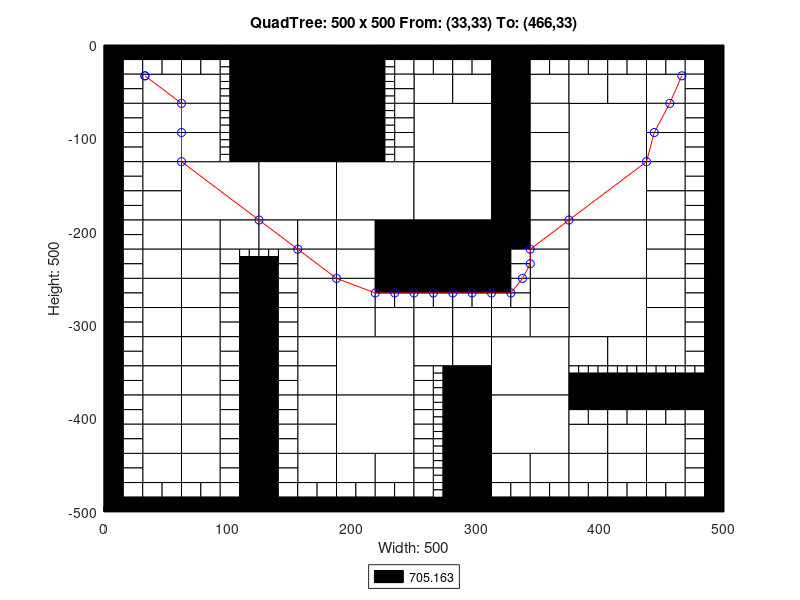

Source code (MATLAB):
axis([0 500 -500 0]);
title('QuadTree: 500 x 500 From: (33,33) To: (466,33)');
xlabel('Width: 500');
ylabel('Height: 500');
rectangle('Position',[125 -62.5 62.5 62.5], 'FaceColor',[0 0 0]);
rectangle('Position',[125 -125 62.5 62.5], 'FaceColor',[0 0 0]);
rectangle('Position',[62.5 -187.5 62.5 62.5], 'FaceColor',[1 1 1]);
rectangle('Position',[125 -187.5 62.5 62.5], 'FaceColor',[1 1 1]);
rectangle('Position',[187.5 -187.5 62.5 62.5], 'FaceColor',[1 1 1]);
rectangle('Position',[250 -125 62.5 62.5], 'FaceColor',[1 1 1]);
rectangle('Position',[375 -125 62.5 62.5], 'FaceColor',[1 1 1]);
rectangle('Position',[250 -187.5 62.5 62.5], 'FaceColor',[1 1 1]);
rectangle('Position',[250 -250 62.5 62.5], 'FaceColor',[0 0 0]);
rectangle('Position',[375 -187.5 62.5 62.5], 'FaceColor',[1 1 1]);
rectangle('Position',[375 -250 62.5 62.5], 'FaceColor',[1 1 1]);
rectangle('Position',[187.5 -375 62.5 62.5], 'FaceColor',[1 1 1]);
rectangle('Position',[187.5 -437.5 62.5 62.5], 'FaceColor',[1 1 1]);
rectangle('Position',[312.5 -375 62.5 62.5], 'FaceColor',[1 1 1]);
rectangle('Position',[375 -312.5 62.5 62.5], 'FaceColor',[1 1 1]);
rectangle('Position',[312.5 -437.5 62.5 62.5], 'FaceColor',[1 1 1]);
rectangle('Position',[31.25 -62.5 31.25 31.25], 'FaceColor',[1 1 1]);
rectangle('Position',[62.5 -62.5 31.25 31.25], 'FaceColor',[1 1 1]);
rectangle('Position',[31.25 -93.75 31.25 31.25], 'FaceColor',[1 1 1]);
rectangle('Position',[31.25 -125 31.25 31.25], 'FaceColor',[1 1 1]);
rectangle('Position',[62.5 -93.75 31.25 31.25], 'FaceColor',[1 1 1]);
rectangle('Position',[62.5 -125 31.25 31.25], 'FaceColor',[1 1 1]);
rectangle('Position',[187.5 -31.25 31.25 31.25], 'FaceColor',[0 0 0]);
rectangle('Position',[187.5 -62.5 31.25 31.25], 'FaceColor',[0 0 0]);
rectangle('Position',[187.5 -93.75 31.25 31.25], 'FaceColor',[0 0 0]);
rectangle('Position',[187.5 -125 31.25 31.25], 'FaceColor',[0 0 0]);
rectangle('Position',[31.25 -156.25 31.25 31.25], 'FaceColor',[1 1 1]);
rectangle('Position',[31.25 -187.5 31.25 31.25], 'FaceColor',[1 1 1]);
rectangle('Position',[31.25 -218.75 31.25 31.25], 'FaceColor',[1 1 1]);
rectangle('Position',[31.25 -250 31.25 31.25], 'FaceColor',[1 1 1]);
rectangle('Position',[62.5 -218.75 31.25 31.25], 'FaceColor',[1 1 1]);
rectangle('Position',[93.75 -218.75 31.25 31.25], 'FaceColor',[1 1 1]);
rectangle('Position',[62.5 -250 31.25 31.25], 'FaceColor',[1 1 1]);
rectangle('Position',[125 -218.75 31.25 31.25], 'FaceColor',[1 1 1]);
rectangle('Position',[156.25 -218.75 31.25 31.25], 'FaceColor',[1 1 1]);
rectangle('Position',[156.25 -250 31.25 31.25], 'FaceColor',[1 1 1]);
rectangle('Position',[187.5 -218.75 31.25 31.25], 'FaceColor',[1 1 1]);
rectangle('Position',[218.75 -218.75 31.25 31.25], 'FaceColor',[0 0 0]);
rectangle('Position',[187.5 -250 31.25 31.25], 'FaceColor',[1 1 1]);
rectangle('Position',[218.75 -250 31.25 31.25], 'FaceColor',[0 0 0]);
rectangle('Position',[250 -62.5 31.25 31.25], 'FaceColor',[1 1 1]);
rectangle('Position',[281.25 -62.5 31.25 31.25], 'FaceColor',[1 1 1]);
rectangle('Position',[312.5 -31.25 31.25 31.25], 'FaceColor',[0 0 0]);
rectangle('Position',[312.5 -62.5 31.25 31.25], 'FaceColor',[0 0 0]);
rectangle('Position',[343.75 -62.5 31.25 31.25], 'FaceColor',[1 1 1]);
rectangle('Position',[312.5 -93.75 31.25 31.25], 'FaceColor',[0 0 0]);
rectangle('Position',[343.75 -93.75 31.25 31.25], 'FaceColor',[1 1 1]);
rectangle('Position',[312.5 -125 31.25 31.25], 'FaceColor',[0 0 0]);
rectangle('Position',[343.75 -125 31.25 31.25], 'FaceColor',[1 1 1]);
rectangle('Position',[375 -62.5 31.25 31.25], 'FaceColor',[1 1 1]);
rectangle('Position',[406.25 -62.5 31.25 31.25], 'FaceColor',[1 1 1]);
rectangle('Position',[437.5 -62.5 31.25 31.25], 'FaceColor',[1 1 1]);
rectangle('Position',[437.5 -93.75 31.25 31.25], 'FaceColor',[1 1 1]);
rectangle('Position',[437.5 -125 31.25 31.25], 'FaceColor',[1 1 1]);
rectangle('Position',[312.5 -156.25 31.25 31.25], 'FaceColor',[0 0 0]);
rectangle('Position',[343.75 -156.25 31.25 31.25], 'FaceColor',[1 1 1]);
rectangle('Position',[312.5 -187.5 31.25 31.25], 'FaceColor',[0 0 0]);
rectangle('Position',[343.75 -187.5 31.25 31.25], 'FaceColor',[1 1 1]);
rectangle('Position',[312.5 -218.75 31.25 31.25], 'FaceColor',[0 0 0]);
rectangle('Position',[343.75 -218.75 31.25 31.25], 'FaceColor',[1 1 1]);
rectangle('Position',[343.75 -250 31.25 31.25], 'FaceColor',[1 1 1]);
rectangle('Position',[437.5 -156.25 31.25 31.25], 'FaceColor',[1 1 1]);
rectangle('Position',[437.5 -187.5 31.25 31.25], 'FaceColor',[1 1 1]);
rectangle('Position',[437.5 -218.75 31.25 31.25], 'FaceColor',[1 1 1]);
rectangle('Position',[437.5 -250 31.25 31.25], 'FaceColor',[1 1 1]);
rectangle('Position',[31.25 -281.25 31.25 31.25], 'FaceColor',[1 1 1]);
rectangle('Position',[31.25 -312.5 31.25 31.25], 'FaceColor',[1 1 1]);
rectangle('Position',[62.5 -281.25 31.25 31.25], 'FaceColor',[1 1 1]);
rectangle('Position',[62.5 -312.5 31.25 31.25], 'FaceColor',[1 1 1]);
rectangle('Position',[31.25 -343.75 31.25 31.25], 'FaceColor',[1 1 1]);
rectangle('Position',[31.25 -375 31.25 31.25], 'FaceColor',[1 1 1]);
rectangle('Position',[62.5 -343.75 31.25 31.25], 'FaceColor',[1 1 1]);
rectangle('Position',[62.5 -375 31.25 31.25], 'FaceColor',[1 1 1]);
rectangle('Position',[156.25 -281.25 31.25 31.25], 'FaceColor',[1 1 1]);
rectangle('Position',[156.25 -312.5 31.25 31.25], 'FaceColor',[1 1 1]);
rectangle('Position',[187.5 -281.25 31.25 31.25], 'FaceColor',[1 1 1]);
rectangle('Position',[187.5 -312.5 31.25 31.25], 'FaceColor',[1 1 1]);
rectangle('Position',[218.75 -312.5 31.25 31.25], 'FaceColor',[1 1 1]);
rectangle('Position',[156.25 -343.75 31.25 31.25], 'FaceColor',[1 1 1]);
rectangle('Position',[156.25 -375 31.25 31.25], 'FaceColor',[1 1 1]);
rectangle('Position',[31.25 -406.25 31.25 31.25], 'FaceColor',[1 1 1]);
rectangle('Position',[31.25 -437.5 31.25 31.25], 'FaceColor',[1 1 1]);
rectangle('Position',[62.5 -406.25 31.25 31.25], 'FaceColor',[1 1 1]);
rectangle('Position',[62.5 -437.5 31.25 31.25], 'FaceColor',[1 1 1]);
rectangle('Position',[31.25 -468.75 31.25 31.25], 'FaceColor',[1 1 1]);
rectangle('Position',[62.5 -468.75 31.25 31.25], 'FaceColor',[1 1 1]);
rectangle('Position',[156.25 -406.25 31.25 31.25], 'FaceColor',[1 1 1]);
rectangle('Position',[156.25 -437.5 31.25 31.25], 'FaceColor',[1 1 1]);
rectangle('Position',[156.25 -468.75 31.25 31.25], 'FaceColor',[1 1 1]);
rectangle('Position',[187.5 -468.75 31.25 31.25], 'FaceColor',[1 1 1]);
rectangle('Position',[218.75 -468.75 31.25 31.25], 'FaceColor',[1 1 1]);
rectangle('Position',[250 -312.5 31.25 31.25], 'FaceColor',[1 1 1]);
rectangle('Position',[281.25 -312.5 31.25 31.25], 'FaceColor',[1 1 1]);
rectangle('Position',[343.75 -281.25 31.25 31.25], 'FaceColor',[1 1 1]);
rectangle('Position',[312.5 -312.5 31.25 31.25], 'FaceColor',[1 1 1]);
rectangle('Position',[343.75 -312.5 31.25 31.25], 'FaceColor',[1 1 1]);
rectangle('Position',[250 -343.75 31.25 31.25], 'FaceColor',[1 1 1]);
rectangle('Position',[281.25 -343.75 31.25 31.25], 'FaceColor',[1 1 1]);
rectangle('Position',[281.25 -375 31.25 31.25], 'FaceColor',[0 0 0]);
rectangle('Position',[437.5 -281.25 31.25 31.25], 'FaceColor',[1 1 1]);
rectangle('Position',[437.5 -312.5 31.25 31.25], 'FaceColor',[1 1 1]);
rectangle('Position',[375 -343.75 31.25 31.25], 'FaceColor',[1 1 1]);
rectangle('Position',[406.25 -343.75 31.25 31.25], 'FaceColor',[1 1 1]);
rectangle('Position',[437.5 -343.75 31.25 31.25], 'FaceColor',[1 1 1]);
rectangle('Position',[281.25 -406.25 31.25 31.25], 'FaceColor',[0 0 0]);
rectangle('Position',[281.25 -437.5 31.25 31.25], 'FaceColor',[0 0 0]);
rectangle('Position',[281.25 -468.75 31.25 31.25], 'FaceColor',[0 0 0]);
rectangle('Position',[281.25 -500 31.25 31.25], 'FaceColor',[0 0 0]);
rectangle('Position',[312.5 -468.75 31.25 31.25], 'FaceColor',[1 1 1]);
rectangle('Position',[343.75 -468.75 31.25 31.25], 'FaceColor',[1 1 1]);
rectangle('Position',[375 -437.5 31.25 31.25], 'FaceColor',[1 1 1]);
rectangle('Position',[406.25 -437.5 31.25 31.25], 'FaceColor',[1 1 1]);
rectangle('Position',[437.5 -437.5 31.25 31.25], 'FaceColor',[1 1 1]);
rectangle('Position',[375 -468.75 31.25 31.25], 'FaceColor',[1 1 1]);
rectangle('Position',[406.25 -468.75 31.25 31.25], 'FaceColor',[1 1 1]);
rectangle('Position',[437.5 -468.75 31.25 31.25], 'FaceColor',[1 1 1]);
rectangle('Position',[0 -15.625 15.625 15.625], 'FaceColor',[0 0 0]);
rectangle('Position',[15.625 -15.625 15.625 15.625], 'FaceColor',[0 0 0]);
rectangle('Position',[0 -31.25 15.625 15.625], 'FaceColor',[0 0 0]);
rectangle('Position',[15.625 -31.25 15.625 15.625], 'FaceColor',[1 1 1]);
rectangle('Position',[31.25 -15.625 15.625 15.625], 'FaceColor',[0 0 0]);
rectangle('Position',[46.875 -15.625 15.625 15.625], 'FaceColor',[0 0 0]);
rectangle('Position',[31.25 -31.25 15.625 15.625], 'FaceColor',[1 1 1]);
rectangle('Position',[46.875 -31.25 15.625 15.625], 'FaceColor',[1 1 1]);
rectangle('Position',[0 -46.875 15.625 15.625], 'FaceColor',[0 0 0]);
rectangle('Position',[15.625 -46.875 15.625 15.625], 'FaceColor',[1 1 1]);
rectangle('Position',[0 -62.5 15.625 15.625], 'FaceColor',[0 0 0]);
rectangle('Position',[15.625 -62.5 15.625 15.625], 'FaceColor',[1 1 1]);
rectangle('Position',[62.5 -15.625 15.625 15.625], 'FaceColor',[0 0 0]);
rectangle('Position',[78.125 -15.625 15.625 15.625], 'FaceColor',[0 0 0]);
rectangle('Position',[62.5 -31.25 15.625 15.625], 'FaceColor',[1 1 1]);
rectangle('Position',[78.125 -31.25 15.625 15.625], 'FaceColor',[1 1 1]);
rectangle('Position',[93.75 -15.625 15.625 15.625], 'FaceColor',[0 0 0]);
rectangle('Position',[109.375 -15.625 15.625 15.625], 'FaceColor',[0 0 0]);
rectangle('Position',[109.375 -31.25 15.625 15.625], 'FaceColor',[0 0 0]);
rectangle('Position',[109.375 -46.875 15.625 15.625], 'FaceColor',[0 0 0]);
rectangle('Position',[109.375 -62.5 15.625 15.625], 'FaceColor',[0 0 0]);
rectangle('Position',[0 -78.125 15.625 15.625], 'FaceColor',[0 0 0]);
rectangle('Position',[15.625 -78.125 15.625 15.625], 'FaceColor',[1 1 1]);
rectangle('Position',[0 -93.75 15.625 15.625], 'FaceColor',[0 0 0]);
rectangle('Position',[15.625 -93.75 15.625 15.625], 'FaceColor',[1 1 1]);
rectangle('Position',[0 -109.375 15.625 15.625], 'FaceColor',[0 0 0]);
rectangle('Position',[15.625 -109.375 15.625 15.625], 'FaceColor',[1 1 1]);
rectangle('Position',[0 -125 15.625 15.625], 'FaceColor',[0 0 0]);
rectangle('Position',[15.625 -125 15.625 15.625], 'FaceColor',[1 1 1]);
rectangle('Position',[109.375 -78.125 15.625 15.625], 'FaceColor',[0 0 0]);
rectangle('Position',[109.375 -93.75 15.625 15.625], 'FaceColor',[0 0 0]);
rectangle('Position',[109.375 -109.375 15.625 15.625], 'FaceColor',[0 0 0]);
rectangle('Position',[109.375 -125 15.625 15.625], 'FaceColor',[0 0 0]);
rectangle('Position',[218.75 -15.625 15.625 15.625], 'FaceColor',[0 0 0]);
rectangle('Position',[234.375 -15.625 15.625 15.625], 'FaceColor',[0 0 0]);
rectangle('Position',[234.375 -31.25 15.625 15.625], 'FaceColor',[1 1 1]);
rectangle('Position',[234.375 -46.875 15.625 15.625], 'FaceColor',[1 1 1]);
rectangle('Position',[234.375 -62.5 15.625 15.625], 'FaceColor',[1 1 1]);
rectangle('Position',[234.375 -78.125 15.625 15.625], 'FaceColor',[1 1 1]);
rectangle('Position',[234.375 -93.75 15.625 15.625], 'FaceColor',[1 1 1]);
rectangle('Position',[234.375 -109.375 15.625 15.625], 'FaceColor',[1 1 1]);
rectangle('Position',[234.375 -125 15.625 15.625], 'FaceColor',[1 1 1]);
rectangle('Position',[0 -140.625 15.625 15.625], 'FaceColor',[0 0 0]);
rectangle('Position',[15.625 -140.625 15.625 15.625], 'FaceColor',[1 1 1]);
rectangle('Position',[0 -156.25 15.625 15.625], 'FaceColor',[0 0 0]);
rectangle('Position',[15.625 -156.25 15.625 15.625], 'FaceColor',[1 1 1]);
rectangle('Position',[0 -171.875 15.625 15.625], 'FaceColor',[0 0 0]);
rectangle('Position',[15.625 -171.875 15.625 15.625], 'FaceColor',[1 1 1]);
rectangle('Position',[0 -187.5 15.625 15.625], 'FaceColor',[0 0 0]);
rectangle('Position',[15.625 -187.5 15.625 15.625], 'FaceColor',[1 1 1]);
rectangle('Position',[0 -203.125 15.625 15.625], 'FaceColor',[0 0 0]);
rectangle('Position',[15.625 -203.125 15.625 15.625], 'FaceColor',[1 1 1]);
rectangle('Position',[0 -218.75 15.625 15.625], 'FaceColor',[0 0 0]);
rectangle('Position',[15.625 -218.75 15.625 15.625], 'FaceColor',[1 1 1]);
rectangle('Position',[0 -234.375 15.625 15.625], 'FaceColor',[0 0 0]);
rectangle('Position',[15.625 -234.375 15.625 15.625], 'FaceColor',[1 1 1]);
rectangle('Position',[0 -250 15.625 15.625], 'FaceColor',[0 0 0]);
rectangle('Position',[15.625 -250 15.625 15.625], 'FaceColor',[1 1 1]);
rectangle('Position',[93.75 -234.375 15.625 15.625], 'FaceColor',[1 1 1]);
rectangle('Position',[93.75 -250 15.625 15.625], 'FaceColor',[1 1 1]);
rectangle('Position',[109.375 -250 15.625 15.625], 'FaceColor',[0 0 0]);
rectangle('Position',[140.625 -234.375 15.625 15.625], 'FaceColor',[1 1 1]);
rectangle('Position',[125 -250 15.625 15.625], 'FaceColor',[0 0 0]);
rectangle('Position',[140.625 -250 15.625 15.625], 'FaceColor',[1 1 1]);
rectangle('Position',[250 -15.625 15.625 15.625], 'FaceColor',[0 0 0]);
rectangle('Position',[265.625 -15.625 15.625 15.625], 'FaceColor',[0 0 0]);
rectangle('Position',[250 -31.25 15.625 15.625], 'FaceColor',[1 1 1]);
rectangle('Position',[265.625 -31.25 15.625 15.625], 'FaceColor',[1 1 1]);
rectangle('Position',[281.25 -15.625 15.625 15.625], 'FaceColor',[0 0 0]);
rectangle('Position',[296.875 -15.625 15.625 15.625], 'FaceColor',[0 0 0]);
rectangle('Position',[281.25 -31.25 15.625 15.625], 'FaceColor',[1 1 1]);
rectangle('Position',[296.875 -31.25 15.625 15.625], 'FaceColor',[1 1 1]);
rectangle('Position',[343.75 -15.625 15.625 15.625], 'FaceColor',[0 0 0]);
rectangle('Position',[359.375 -15.625 15.625 15.625], 'FaceColor',[0 0 0]);
rectangle('Position',[343.75 -31.25 15.625 15.625], 'FaceColor',[1 1 1]);
rectangle('Position',[359.375 -31.25 15.625 15.625], 'FaceColor',[1 1 1]);
rectangle('Position',[375 -15.625 15.625 15.625], 'FaceColor',[0 0 0]);
rectangle('Position',[390.625 -15.625 15.625 15.625], 'FaceColor',[0 0 0]);
rectangle('Position',[375 -31.25 15.625 15.625], 'FaceColor',[1 1 1]);
rectangle('Position',[390.625 -31.25 15.625 15.625], 'FaceColor',[1 1 1]);
rectangle('Position',[406.25 -15.625 15.625 15.625], 'FaceColor',[0 0 0]);
rectangle('Position',[421.875 -15.625 15.625 15.625], 'FaceColor',[0 0 0]);
rectangle('Position',[406.25 -31.25 15.625 15.625], 'FaceColor',[1 1 1]);
rectangle('Position',[421.875 -31.25 15.625 15.625], 'FaceColor',[1 1 1]);
rectangle('Position',[437.5 -15.625 15.625 15.625], 'FaceColor',[0 0 0]);
rectangle('Position',[453.125 -15.625 15.625 15.625], 'FaceColor',[0 0 0]);
rectangle('Position',[437.5 -31.25 15.625 15.625], 'FaceColor',[1 1 1]);
rectangle('Position',[453.125 -31.25 15.625 15.625], 'FaceColor',[1 1 1]);
rectangle('Position',[468.75 -15.625 15.625 15.625], 'FaceColor',[0 0 0]);
rectangle('Position',[484.375 -15.625 15.625 15.625], 'FaceColor',[0 0 0]);
rectangle('Position',[468.75 -31.25 15.625 15.625], 'FaceColor',[1 1 1]);
rectangle('Position',[484.375 -31.25 15.625 15.625], 'FaceColor',[0 0 0]);
rectangle('Position',[468.75 -46.875 15.625 15.625], 'FaceColor',[1 1 1]);
rectangle('Position',[484.375 -46.875 15.625 15.625], 'FaceColor',[0 0 0]);
rectangle('Position',[468.75 -62.5 15.625 15.625], 'FaceColor',[1 1 1]);
rectangle('Position',[484.375 -62.5 15.625 15.625], 'FaceColor',[0 0 0]);
rectangle('Position',[468.75 -78.125 15.625 15.625], 'FaceColor',[1 1 1]);
rectangle('Position',[484.375 -78.125 15.625 15.625], 'FaceColor',[0 0 0]);
rectangle('Position',[468.75 -93.75 15.625 15.625], 'FaceColor',[1 1 1]);
rectangle('Position',[484.375 -93.75 15.625 15.625], 'FaceColor',[0 0 0]);
rectangle('Position',[468.75 -109.375 15.625 15.625], 'FaceColor',[1 1 1]);
rectangle('Position',[484.375 -109.375 15.625 15.625], 'FaceColor',[0 0 0]);
rectangle('Position',[468.75 -125 15.625 15.625], 'FaceColor',[1 1 1]);
rectangle('Position',[484.375 -125 15.625 15.625], 'FaceColor',[0 0 0]);
rectangle('Position',[312.5 -234.375 15.625 15.625], 'FaceColor',[0 0 0]);
rectangle('Position',[328.125 -234.375 15.625 15.625], 'FaceColor',[1 1 1]);
rectangle('Position',[312.5 -250 15.625 15.625], 'FaceColor',[0 0 0]);
rectangle('Position',[328.125 -250 15.625 15.625], 'FaceColor',[1 1 1]);
rectangle('Position',[468.75 -140.625 15.625 15.625], 'FaceColor',[1 1 1]);
rectangle('Position',[484.375 -140.625 15.625 15.625], 'FaceColor',[0 0 0]);
rectangle('Position',[468.75 -156.25 15.625 15.625], 'FaceColor',[1 1 1]);
rectangle('Position',[484.375 -156.25 15.625 15.625], 'FaceColor',[0 0 0]);
rectangle('Position',[468.75 -171.875 15.625 15.625], 'FaceColor',[1 1 1]);
rectangle('Position',[484.375 -171.875 15.625 15.625], 'FaceColor',[0 0 0]);
rectangle('Position',[468.75 -187.5 15.625 15.625], 'FaceColor',[1 1 1]);
rectangle('Position',[484.375 -187.5 15.625 15.625], 'FaceColor',[0 0 0]);
rectangle('Position',[468.75 -203.125 15.625 15.625], 'FaceColor',[1 1 1]);
rectangle('Position',[484.375 -203.125 15.625 15.625], 'FaceColor',[0 0 0]);
rectangle('Position',[468.75 -218.75 15.625 15.625], 'FaceColor',[1 1 1]);
rectangle('Position',[484.375 -218.75 15.625 15.625], 'FaceColor',[0 0 0]);
rectangle('Position',[468.75 -234.375 15.625 15.625], 'FaceColor',[1 1 1]);
rectangle('Position',[484.375 -234.375 15.625 15.625], 'FaceColor',[0 0 0]);
rectangle('Position',[468.75 -250 15.625 15.625], 'FaceColor',[1 1 1]);
rectangle('Position',[484.375 -250 15.625 15.625], 'FaceColor',[0 0 0]);
rectangle('Position',[0 -265.625 15.625 15.625], 'FaceColor',[0 0 0]);
rectangle('Position',[15.625 -265.625 15.625 15.625], 'FaceColor',[1 1 1]);
rectangle('Position',[0 -281.25 15.625 15.625], 'FaceColor',[0 0 0]);
rectangle('Position',[15.625 -281.25 15.625 15.625], 'FaceColor',[1 1 1]);
rectangle('Position',[0 -296.875 15.625 15.625], 'FaceColor',[0 0 0]);
rectangle('Position',[15.625 -296.875 15.625 15.625], 'FaceColor',[1 1 1]);
rectangle('Position',[0 -312.5 15.625 15.625], 'FaceColor',[0 0 0]);
rectangle('Position',[15.625 -312.5 15.625 15.625], 'FaceColor',[1 1 1]);
rectangle('Position',[93.75 -265.625 15.625 15.625], 'FaceColor',[1 1 1]);
rectangle('Position',[109.375 -265.625 15.625 15.625], 'FaceColor',[0 0 0]);
rectangle('Position',[93.75 -281.25 15.625 15.625], 'FaceColor',[1 1 1]);
rectangle('Position',[109.375 -281.25 15.625 15.625], 'FaceColor',[0 0 0]);
rectangle('Position',[93.75 -296.875 15.625 15.625], 'FaceColor',[1 1 1]);
rectangle('Position',[109.375 -296.875 15.625 15.625], 'FaceColor',[0 0 0]);
rectangle('Position',[93.75 -312.5 15.625 15.625], 'FaceColor',[1 1 1]);
rectangle('Position',[109.375 -312.5 15.625 15.625], 'FaceColor',[0 0 0]);
rectangle('Position',[0 -328.125 15.625 15.625], 'FaceColor',[0 0 0]);
rectangle('Position',[15.625 -328.125 15.625 15.625], 'FaceColor',[1 1 1]);
rectangle('Position',[0 -343.75 15.625 15.625], 'FaceColor',[0 0 0]);
rectangle('Position',[15.625 -343.75 15.625 15.625], 'FaceColor',[1 1 1]);
rectangle('Position',[0 -359.375 15.625 15.625], 'FaceColor',[0 0 0]);
rectangle('Position',[15.625 -359.375 15.625 15.625], 'FaceColor',[1 1 1]);
rectangle('Position',[0 -375 15.625 15.625], 'FaceColor',[0 0 0]);
rectangle('Position',[15.625 -375 15.625 15.625], 'FaceColor',[1 1 1]);
rectangle('Position',[93.75 -328.125 15.625 15.625], 'FaceColor',[1 1 1]);
rectangle('Position',[109.375 -328.125 15.625 15.625], 'FaceColor',[0 0 0]);
rectangle('Position',[93.75 -343.75 15.625 15.625], 'FaceColor',[1 1 1]);
rectangle('Position',[109.375 -343.75 15.625 15.625], 'FaceColor',[0 0 0]);
rectangle('Position',[93.75 -359.375 15.625 15.625], 'FaceColor',[1 1 1]);
rectangle('Position',[109.375 -359.375 15.625 15.625], 'FaceColor',[0 0 0]);
rectangle('Position',[93.75 -375 15.625 15.625], 'FaceColor',[1 1 1]);
rectangle('Position',[109.375 -375 15.625 15.625], 'FaceColor',[0 0 0]);
rectangle('Position',[125 -265.625 15.625 15.625], 'FaceColor',[0 0 0]);
rectangle('Position',[140.625 -265.625 15.625 15.625], 'FaceColor',[1 1 1]);
rectangle('Position',[125 -281.25 15.625 15.625], 'FaceColor',[0 0 0]);
rectangle('Position',[140.625 -281.25 15.625 15.625], 'FaceColor',[1 1 1]);
rectangle('Position',[125 -296.875 15.625 15.625], 'FaceColor',[0 0 0]);
rectangle('Position',[140.625 -296.875 15.625 15.625], 'FaceColor',[1 1 1]);
rectangle('Position',[125 -312.5 15.625 15.625], 'FaceColor',[0 0 0]);
rectangle('Position',[140.625 -312.5 15.625 15.625], 'FaceColor',[1 1 1]);
rectangle('Position',[218.75 -265.625 15.625 15.625], 'FaceColor',[0 0 0]);
rectangle('Position',[234.375 -265.625 15.625 15.625], 'FaceColor',[0 0 0]);
rectangle('Position',[218.75 -281.25 15.625 15.625], 'FaceColor',[1 1 1]);
rectangle('Position',[234.375 -281.25 15.625 15.625], 'FaceColor',[1 1 1]);
rectangle('Position',[125 -328.125 15.625 15.625], 'FaceColor',[0 0 0]);
rectangle('Position',[140.625 -328.125 15.625 15.625], 'FaceColor',[1 1 1]);
rectangle('Position',[125 -343.75 15.625 15.625], 'FaceColor',[0 0 0]);
rectangle('Position',[140.625 -343.75 15.625 15.625], 'FaceColor',[1 1 1]);
rectangle('Position',[125 -359.375 15.625 15.625], 'FaceColor',[0 0 0]);
rectangle('Position',[140.625 -359.375 15.625 15.625], 'FaceColor',[1 1 1]);
rectangle('Position',[125 -375 15.625 15.625], 'FaceColor',[0 0 0]);
rectangle('Position',[140.625 -375 15.625 15.625], 'FaceColor',[1 1 1]);
rectangle('Position',[0 -390.625 15.625 15.625], 'FaceColor',[0 0 0]);
rectangle('Position',[15.625 -390.625 15.625 15.625], 'FaceColor',[1 1 1]);
rectangle('Position',[0 -406.25 15.625 15.625], 'FaceColor',[0 0 0]);
rectangle('Position',[15.625 -406.25 15.625 15.625], 'FaceColor',[1 1 1]);
rectangle('Position',[0 -421.875 15.625 15.625], 'FaceColor',[0 0 0]);
rectangle('Position',[15.625 -421.875 15.625 15.625], 'FaceColor',[1 1 1]);
rectangle('Position',[0 -437.5 15.625 15.625], 'FaceColor',[0 0 0]);
rectangle('Position',[15.625 -437.5 15.625 15.625], 'FaceColor',[1 1 1]);
rectangle('Position',[93.75 -390.625 15.625 15.625], 'FaceColor',[1 1 1]);
rectangle('Position',[109.375 -390.625 15.625 15.625], 'FaceColor',[0 0 0]);
rectangle('Position',[93.75 -406.25 15.625 15.625], 'FaceColor',[1 1 1]);
rectangle('Position',[109.375 -406.25 15.625 15.625], 'FaceColor',[0 0 0]);
rectangle('Position',[93.75 -421.875 15.625 15.625], 'FaceColor',[1 1 1]);
rectangle('Position',[109.375 -421.875 15.625 15.625], 'FaceColor',[0 0 0]);
rectangle('Position',[93.75 -437.5 15.625 15.625], 'FaceColor',[1 1 1]);
rectangle('Position',[109.375 -437.5 15.625 15.625], 'FaceColor',[0 0 0]);
rectangle('Position',[0 -453.125 15.625 15.625], 'FaceColor',[0 0 0]);
rectangle('Position',[15.625 -453.125 15.625 15.625], 'FaceColor',[1 1 1]);
rectangle('Position',[0 -468.75 15.625 15.625], 'FaceColor',[0 0 0]);
rectangle('Position',[15.625 -468.75 15.625 15.625], 'FaceColor',[1 1 1]);
rectangle('Position',[0 -484.375 15.625 15.625], 'FaceColor',[0 0 0]);
rectangle('Position',[15.625 -484.375 15.625 15.625], 'FaceColor',[1 1 1]);
rectangle('Position',[0 -500 15.625 15.625], 'FaceColor',[0 0 0]);
rectangle('Position',[15.625 -500 15.625 15.625], 'FaceColor',[0 0 0]);
rectangle('Position',[31.25 -484.375 15.625 15.625], 'FaceColor',[1 1 1]);
rectangle('Position',[46.875 -484.375 15.625 15.625], 'FaceColor',[1 1 1]);
rectangle('Position',[31.25 -500 15.625 15.625], 'FaceColor',[0 0 0]);
rectangle('Position',[46.875 -500 15.625 15.625], 'FaceColor',[0 0 0]);
rectangle('Position',[93.75 -453.125 15.625 15.625], 'FaceColor',[1 1 1]);
rectangle('Position',[109.375 -453.125 15.625 15.625], 'FaceColor',[0 0 0]);
rectangle('Position',[93.75 -468.75 15.625 15.625], 'FaceColor',[1 1 1]);
rectangle('Position',[109.375 -468.75 15.625 15.625], 'FaceColor',[0 0 0]);
rectangle('Position',[62.5 -484.375 15.625 15.625], 'FaceColor',[1 1 1]);
rectangle('Position',[78.125 -484.375 15.625 15.625], 'FaceColor',[1 1 1]);
rectangle('Position',[62.5 -500 15.625 15.625], 'FaceColor',[0 0 0]);
rectangle('Position',[78.125 -500 15.625 15.625], 'FaceColor',[0 0 0]);
rectangle('Position',[93.75 -484.375 15.625 15.625], 'FaceColor',[1 1 1]);
rectangle('Position',[109.375 -484.375 15.625 15.625], 'FaceColor',[0 0 0]);
rectangle('Position',[93.75 -500 15.625 15.625], 'FaceColor',[0 0 0]);
rectangle('Position',[109.375 -500 15.625 15.625], 'FaceColor',[0 0 0]);
rectangle('Position',[125 -390.625 15.625 15.625], 'FaceColor',[0 0 0]);
rectangle('Position',[140.625 -390.625 15.625 15.625], 'FaceColor',[1 1 1]);
rectangle('Position',[125 -406.25 15.625 15.625], 'FaceColor',[0 0 0]);
rectangle('Position',[140.625 -406.25 15.625 15.625], 'FaceColor',[1 1 1]);
rectangle('Position',[125 -421.875 15.625 15.625], 'FaceColor',[0 0 0]);
rectangle('Position',[140.625 -421.875 15.625 15.625], 'FaceColor',[1 1 1]);
rectangle('Position',[125 -437.5 15.625 15.625], 'FaceColor',[0 0 0]);
rectangle('Position',[140.625 -437.5 15.625 15.625], 'FaceColor',[1 1 1]);
rectangle('Position',[125 -453.125 15.625 15.625], 'FaceColor',[0 0 0]);
rectangle('Position',[140.625 -453.125 15.625 15.625], 'FaceColor',[1 1 1]);
rectangle('Position',[125 -468.75 15.625 15.625], 'FaceColor',[0 0 0]);
rectangle('Position',[140.625 -468.75 15.625 15.625], 'FaceColor',[1 1 1]);
rectangle('Position',[125 -484.375 15.625 15.625], 'FaceColor',[0 0 0]);
rectangle('Position',[140.625 -484.375 15.625 15.625], 'FaceColor',[1 1 1]);
rectangle('Position',[125 -500 15.625 15.625], 'FaceColor',[0 0 0]);
rectangle('Position',[140.625 -500 15.625 15.625], 'FaceColor',[0 0 0]);
rectangle('Position',[156.25 -484.375 15.625 15.625], 'FaceColor',[1 1 1]);
rectangle('Position',[171.875 -484.375 15.625 15.625], 'FaceColor',[1 1 1]);
rectangle('Position',[156.25 -500 15.625 15.625], 'FaceColor',[0 0 0]);
rectangle('Position',[171.875 -500 15.625 15.625], 'FaceColor',[0 0 0]);
rectangle('Position',[187.5 -484.375 15.625 15.625], 'FaceColor',[1 1 1]);
rectangle('Position',[203.125 -484.375 15.625 15.625], 'FaceColor',[1 1 1]);
rectangle('Position',[187.5 -500 15.625 15.625], 'FaceColor',[0 0 0]);
rectangle('Position',[203.125 -500 15.625 15.625], 'FaceColor',[0 0 0]);
rectangle('Position',[218.75 -484.375 15.625 15.625], 'FaceColor',[1 1 1]);
rectangle('Position',[234.375 -484.375 15.625 15.625], 'FaceColor',[1 1 1]);
rectangle('Position',[218.75 -500 15.625 15.625], 'FaceColor',[0 0 0]);
rectangle('Position',[234.375 -500 15.625 15.625], 'FaceColor',[0 0 0]);
rectangle('Position',[250 -265.625 15.625 15.625], 'FaceColor',[0 0 0]);
rectangle('Position',[265.625 -265.625 15.625 15.625], 'FaceColor',[0 0 0]);
rectangle('Position',[250 -281.25 15.625 15.625], 'FaceColor',[1 1 1]);
rectangle('Position',[265.625 -281.25 15.625 15.625], 'FaceColor',[1 1 1]);
rectangle('Position',[281.25 -265.625 15.625 15.625], 'FaceColor',[0 0 0]);
rectangle('Position',[296.875 -265.625 15.625 15.625], 'FaceColor',[0 0 0]);
rectangle('Position',[281.25 -281.25 15.625 15.625], 'FaceColor',[1 1 1]);
rectangle('Position',[296.875 -281.25 15.625 15.625], 'FaceColor',[1 1 1]);
rectangle('Position',[312.5 -265.625 15.625 15.625], 'FaceColor',[0 0 0]);
rectangle('Position',[328.125 -265.625 15.625 15.625], 'FaceColor',[1 1 1]);
rectangle('Position',[312.5 -281.25 15.625 15.625], 'FaceColor',[1 1 1]);
rectangle('Position',[328.125 -281.25 15.625 15.625], 'FaceColor',[1 1 1]);
rectangle('Position',[250 -359.375 15.625 15.625], 'FaceColor',[1 1 1]);
rectangle('Position',[250 -375 15.625 15.625], 'FaceColor',[1 1 1]);
rectangle('Position',[468.75 -265.625 15.625 15.625], 'FaceColor',[1 1 1]);
rectangle('Position',[484.375 -265.625 15.625 15.625], 'FaceColor',[0 0 0]);
rectangle('Position',[468.75 -281.25 15.625 15.625], 'FaceColor',[1 1 1]);
rectangle('Position',[484.375 -281.25 15.625 15.625], 'FaceColor',[0 0 0]);
rectangle('Position',[468.75 -296.875 15.625 15.625], 'FaceColor',[1 1 1]);
rectangle('Position',[484.375 -296.875 15.625 15.625], 'FaceColor',[0 0 0]);
rectangle('Position',[468.75 -312.5 15.625 15.625], 'FaceColor',[1 1 1]);
rectangle('Position',[484.375 -312.5 15.625 15.625], 'FaceColor',[0 0 0]);
rectangle('Position',[375 -375 15.625 15.625], 'FaceColor',[0 0 0]);
rectangle('Position',[390.625 -375 15.625 15.625], 'FaceColor',[0 0 0]);
rectangle('Position',[406.25 -375 15.625 15.625], 'FaceColor',[0 0 0]);
rectangle('Position',[421.875 -375 15.625 15.625], 'FaceColor',[0 0 0]);
rectangle('Position',[468.75 -328.125 15.625 15.625], 'FaceColor',[1 1 1]);
rectangle('Position',[484.375 -328.125 15.625 15.625], 'FaceColor',[0 0 0]);
rectangle('Position',[468.75 -343.75 15.625 15.625], 'FaceColor',[1 1 1]);
rectangle('Position',[484.375 -343.75 15.625 15.625], 'FaceColor',[0 0 0]);
rectangle('Position',[437.5 -375 15.625 15.625], 'FaceColor',[0 0 0]);
rectangle('Position',[453.125 -375 15.625 15.625], 'FaceColor',[0 0 0]);
rectangle('Position',[484.375 -359.375 15.625 15.625], 'FaceColor',[0 0 0]);
rectangle('Position',[468.75 -375 15.625 15.625], 'FaceColor',[0 0 0]);
rectangle('Position',[484.375 -375 15.625 15.625], 'FaceColor',[0 0 0]);
rectangle('Position',[250 -390.625 15.625 15.625], 'FaceColor',[1 1 1]);
rectangle('Position',[250 -406.25 15.625 15.625], 'FaceColor',[1 1 1]);
rectangle('Position',[250 -421.875 15.625 15.625], 'FaceColor',[1 1 1]);
rectangle('Position',[250 -437.5 15.625 15.625], 'FaceColor',[1 1 1]);
rectangle('Position',[250 -453.125 15.625 15.625], 'FaceColor',[1 1 1]);
rectangle('Position',[250 -468.75 15.625 15.625], 'FaceColor',[1 1 1]);
rectangle('Position',[250 -484.375 15.625 15.625], 'FaceColor',[1 1 1]);
rectangle('Position',[250 -500 15.625 15.625], 'FaceColor',[0 0 0]);
rectangle('Position',[265.625 -500 15.625 15.625], 'FaceColor',[0 0 0]);
rectangle('Position',[312.5 -484.375 15.625 15.625], 'FaceColor',[1 1 1]);
rectangle('Position',[328.125 -484.375 15.625 15.625], 'FaceColor',[1 1 1]);
rectangle('Position',[312.5 -500 15.625 15.625], 'FaceColor',[0 0 0]);
rectangle('Position',[328.125 -500 15.625 15.625], 'FaceColor',[0 0 0]);
rectangle('Position',[343.75 -484.375 15.625 15.625], 'FaceColor',[1 1 1]);
rectangle('Position',[359.375 -484.375 15.625 15.625], 'FaceColor',[1 1 1]);
rectangle('Position',[343.75 -500 15.625 15.625], 'FaceColor',[0 0 0]);
rectangle('Position',[359.375 -500 15.625 15.625], 'FaceColor',[0 0 0]);
rectangle('Position',[375 -390.625 15.625 15.625], 'FaceColor',[0 0 0]);
rectangle('Position',[390.625 -390.625 15.625 15.625], 'FaceColor',[0 0 0]);
rectangle('Position',[375 -406.25 15.625 15.625], 'FaceColor',[1 1 1]);
rectangle('Position',[390.625 -406.25 15.625 15.625], 'FaceColor',[1 1 1]);
rectangle('Position',[406.25 -390.625 15.625 15.625], 'FaceColor',[0 0 0]);
rectangle('Position',[421.875 -390.625 15.625 15.625], 'FaceColor',[0 0 0]);
rectangle('Position',[406.25 -406.25 15.625 15.625], 'FaceColor',[1 1 1]);
rectangle('Position',[421.875 -406.25 15.625 15.625], 'FaceColor',[1 1 1]);
rectangle('Position',[437.5 -390.625 15.625 15.625], 'FaceColor',[0 0 0]);
rectangle('Position',[453.125 -390.625 15.625 15.625], 'FaceColor',[0 0 0]);
rectangle('Position',[437.5 -406.25 15.625 15.625], 'FaceColor',[1 1 1]);
rectangle('Position',[453.125 -406.25 15.625 15.625], 'FaceColor',[1 1 1]);
rectangle('Position',[468.75 -390.625 15.625 15.625], 'FaceColor',[0 0 0]);
rectangle('Position',[484.375 -390.625 15.625 15.625], 'FaceColor',[0 0 0]);
rectangle('Position',[468.75 -406.25 15.625 15.625], 'FaceColor',[1 1 1]);
rectangle('Position',[484.375 -406.25 15.625 15.625], 'FaceColor',[0 0 0]);
rectangle('Position',[468.75 -421.875 15.625 15.625], 'FaceColor',[1 1 1]);
rectangle('Position',[484.375 -421.875 15.625 15.625], 'FaceColor',[0 0 0]);
rectangle('Position',[468.75 -437.5 15.625 15.625], 'FaceColor',[1 1 1]);
rectangle('Position',[484.375 -437.5 15.625 15.625], 'FaceColor',[0 0 0]);
rectangle('Position',[375 -484.375 15.625 15.625], 'FaceColor',[1 1 1]);
rectangle('Position',[390.625 -484.375 15.625 15.625], 'FaceColor',[1 1 1]);
rectangle('Position',[375 -500 15.625 15.625], 'FaceColor',[0 0 0]);
rectangle('Position',[390.625 -500 15.625 15.625], 'FaceColor',[0 0 0]);
rectangle('Position',[406.25 -484.375 15.625 15.625], 'FaceColor',[1 1 1]);
rectangle('Position',[421.875 -484.375 15.625 15.625], 'FaceColor',[1 1 1]);
rectangle('Position',[406.25 -500 15.625 15.625], 'FaceColor',[0 0 0]);
rectangle('Position',[421.875 -500 15.625 15.625], 'FaceColor',[0 0 0]);
rectangle('Position',[468.75 -453.125 15.625 15.625], 'FaceColor',[1 1 1]);
rectangle('Position',[484.375 -453.125 15.625 15.625], 'FaceColor',[0 0 0]);
rectangle('Position',[468.75 -468.75 15.625 15.625], 'FaceColor',[1 1 1]);
rectangle('Position',[484.375 -468.75 15.625 15.625], 'FaceColor',[0 0 0]);
rectangle('Position',[437.5 -484.375 15.625 15.625], 'FaceColor',[1 1 1]);
rectangle('Position',[453.125 -484.375 15.625 15.625], 'FaceColor',[1 1 1]);
rectangle('Position',[437.5 -500 15.625 15.625], 'FaceColor',[0 0 0]);
rectangle('Position',[453.125 -500 15.625 15.625], 'FaceColor',[0 0 0]);
rectangle('Position',[468.75 -484.375 15.625 15.625], 'FaceColor',[1 1 1]);
rectangle('Position',[484.375 -484.375 15.625 15.625], 'FaceColor',[0 0 0]);
rectangle('Position',[468.75 -500 15.625 15.625], 'FaceColor',[0 0 0]);
rectangle('Position',[484.375 -500 15.625 15.625], 'FaceColor',[0 0 0]);
rectangle('Position',[93.75 -23.4375 7.8125 7.8125], 'FaceColor',[1 1 1]);
rectangle('Position',[101.562 -23.4375 7.8125 7.8125], 'FaceColor',[0 0 0]);
rectangle('Position',[93.75 -31.25 7.8125 7.8125], 'FaceColor',[1 1 1]);
rectangle('Position',[101.562 -31.25 7.8125 7.8125], 'FaceColor',[0 0 0]);
rectangle('Position',[93.75 -39.0625 7.8125 7.8125], 'FaceColor',[1 1 1]);
rectangle('Position',[101.562 -39.0625 7.8125 7.8125], 'FaceColor',[0 0 0]);
rectangle('Position',[93.75 -46.875 7.8125 7.8125], 'FaceColor',[1 1 1]);
rectangle('Position',[101.562 -46.875 7.8125 7.8125], 'FaceColor',[0 0 0]);
rectangle('Position',[93.75 -54.6875 7.8125 7.8125], 'FaceColor',[1 1 1]);
rectangle('Position',[101.562 -54.6875 7.8125 7.8125], 'FaceColor',[0 0 0]);
rectangle('Position',[93.75 -62.5 7.8125 7.8125], 'FaceColor',[1 1 1]);
rectangle('Position',[101.562 -62.5 7.8125 7.8125], 'FaceColor',[0 0 0]);
rectangle('Position',[93.75 -70.3125 7.8125 7.8125], 'FaceColor',[1 1 1]);
rectangle('Position',[101.562 -70.3125 7.8125 7.8125], 'FaceColor',[0 0 0]);
rectangle('Position',[93.75 -78.125 7.8125 7.8125], 'FaceColor',[1 1 1]);
rectangle('Position',[101.562 -78.125 7.8125 7.8125], 'FaceColor',[0 0 0]);
rectangle('Position',[93.75 -85.9375 7.8125 7.8125], 'FaceColor',[1 1 1]);
rectangle('Position',[101.562 -85.9375 7.8125 7.8125], 'FaceColor',[0 0 0]);
rectangle('Position',[93.75 -93.75 7.8125 7.8125], 'FaceColor',[1 1 1]);
rectangle('Position',[101.562 -93.75 7.8125 7.8125], 'FaceColor',[0 0 0]);
rectangle('Position',[93.75 -101.562 7.8125 7.8125], 'FaceColor',[1 1 1]);
rectangle('Position',[101.562 -101.562 7.8125 7.8125], 'FaceColor',[0 0 0]);
rectangle('Position',[93.75 -109.375 7.8125 7.8125], 'FaceColor',[1 1 1]);
rectangle('Position',[101.562 -109.375 7.8125 7.8125], 'FaceColor',[0 0 0]);
rectangle('Position',[93.75 -117.188 7.8125 7.8125], 'FaceColor',[1 1 1]);
rectangle('Position',[101.562 -117.188 7.8125 7.8125], 'FaceColor',[0 0 0]);
rectangle('Position',[93.75 -125 7.8125 7.8125], 'FaceColor',[1 1 1]);
rectangle('Position',[101.562 -125 7.8125 7.8125], 'FaceColor',[0 0 0]);
rectangle('Position',[218.75 -23.4375 7.8125 7.8125], 'FaceColor',[0 0 0]);
rectangle('Position',[226.562 -23.4375 7.8125 7.8125], 'FaceColor',[1 1 1]);
rectangle('Position',[218.75 -31.25 7.8125 7.8125], 'FaceColor',[0 0 0]);
rectangle('Position',[226.562 -31.25 7.8125 7.8125], 'FaceColor',[1 1 1]);
rectangle('Position',[218.75 -39.0625 7.8125 7.8125], 'FaceColor',[0 0 0]);
rectangle('Position',[226.562 -39.0625 7.8125 7.8125], 'FaceColor',[1 1 1]);
rectangle('Position',[218.75 -46.875 7.8125 7.8125], 'FaceColor',[0 0 0]);
rectangle('Position',[226.562 -46.875 7.8125 7.8125], 'FaceColor',[1 1 1]);
rectangle('Position',[218.75 -54.6875 7.8125 7.8125], 'FaceColor',[0 0 0]);
rectangle('Position',[226.562 -54.6875 7.8125 7.8125], 'FaceColor',[1 1 1]);
rectangle('Position',[218.75 -62.5 7.8125 7.8125], 'FaceColor',[0 0 0]);
rectangle('Position',[226.562 -62.5 7.8125 7.8125], 'FaceColor',[1 1 1]);
rectangle('Position',[218.75 -70.3125 7.8125 7.8125], 'FaceColor',[0 0 0]);
rectangle('Position',[226.562 -70.3125 7.8125 7.8125], 'FaceColor',[1 1 1]);
rectangle('Position',[218.75 -78.125 7.8125 7.8125], 'FaceColor',[0 0 0]);
rectangle('Position',[226.562 -78.125 7.8125 7.8125], 'FaceColor',[1 1 1]);
rectangle('Position',[218.75 -85.9375 7.8125 7.8125], 'FaceColor',[0 0 0]);
rectangle('Position',[226.562 -85.9375 7.8125 7.8125], 'FaceColor',[1 1 1]);
rectangle('Position',[218.75 -93.75 7.8125 7.8125], 'FaceColor',[0 0 0]);
rectangle('Position',[226.562 -93.75 7.8125 7.8125], 'FaceColor',[1 1 1]);
rectangle('Position',[218.75 -101.562 7.8125 7.8125], 'FaceColor',[0 0 0]);
rectangle('Position',[226.562 -101.562 7.8125 7.8125], 'FaceColor',[1 1 1]);
rectangle('Position',[218.75 -109.375 7.8125 7.8125], 'FaceColor',[0 0 0]);
rectangle('Position',[226.562 -109.375 7.8125 7.8125], 'FaceColor',[1 1 1]);
rectangle('Position',[218.75 -117.188 7.8125 7.8125], 'FaceColor',[0 0 0]);
rectangle('Position',[226.562 -117.188 7.8125 7.8125], 'FaceColor',[1 1 1]);
rectangle('Position',[218.75 -125 7.8125 7.8125], 'FaceColor',[0 0 0]);
rectangle('Position',[226.562 -125 7.8125 7.8125], 'FaceColor',[1 1 1]);
rectangle('Position',[109.375 -226.562 7.8125 7.8125], 'FaceColor',[1 1 1]);
rectangle('Position',[117.188 -226.562 7.8125 7.8125], 'FaceColor',[1 1 1]);
rectangle('Position',[109.375 -234.375 7.8125 7.8125], 'FaceColor',[0 0 0]);
rectangle('Position',[117.188 -234.375 7.8125 7.8125], 'FaceColor',[0 0 0]);
rectangle('Position',[125 -226.562 7.8125 7.8125], 'FaceColor',[1 1 1]);
rectangle('Position',[132.812 -226.562 7.8125 7.8125], 'FaceColor',[1 1 1]);
rectangle('Position',[125 -234.375 7.8125 7.8125], 'FaceColor',[0 0 0]);
rectangle('Position',[132.812 -234.375 7.8125 7.8125], 'FaceColor',[0 0 0]);
rectangle('Position',[265.625 -351.562 7.8125 7.8125], 'FaceColor',[1 1 1]);
rectangle('Position',[273.438 -351.562 7.8125 7.8125], 'FaceColor',[0 0 0]);
rectangle('Position',[265.625 -359.375 7.8125 7.8125], 'FaceColor',[1 1 1]);
rectangle('Position',[273.438 -359.375 7.8125 7.8125], 'FaceColor',[0 0 0]);
rectangle('Position',[265.625 -367.188 7.8125 7.8125], 'FaceColor',[1 1 1]);
rectangle('Position',[273.438 -367.188 7.8125 7.8125], 'FaceColor',[0 0 0]);
rectangle('Position',[265.625 -375 7.8125 7.8125], 'FaceColor',[1 1 1]);
rectangle('Position',[273.438 -375 7.8125 7.8125], 'FaceColor',[0 0 0]);
rectangle('Position',[375 -351.562 7.8125 7.8125], 'FaceColor',[1 1 1]);
rectangle('Position',[382.812 -351.562 7.8125 7.8125], 'FaceColor',[1 1 1]);
rectangle('Position',[375 -359.375 7.8125 7.8125], 'FaceColor',[0 0 0]);
rectangle('Position',[382.812 -359.375 7.8125 7.8125], 'FaceColor',[0 0 0]);
rectangle('Position',[390.625 -351.562 7.8125 7.8125], 'FaceColor',[1 1 1]);
rectangle('Position',[398.438 -351.562 7.8125 7.8125], 'FaceColor',[1 1 1]);
rectangle('Position',[390.625 -359.375 7.8125 7.8125], 'FaceColor',[0 0 0]);
rectangle('Position',[398.438 -359.375 7.8125 7.8125], 'FaceColor',[0 0 0]);
rectangle('Position',[406.25 -351.562 7.8125 7.8125], 'FaceColor',[1 1 1]);
rectangle('Position',[414.062 -351.562 7.8125 7.8125], 'FaceColor',[1 1 1]);
rectangle('Position',[406.25 -359.375 7.8125 7.8125], 'FaceColor',[0 0 0]);
rectangle('Position',[414.062 -359.375 7.8125 7.8125], 'FaceColor',[0 0 0]);
rectangle('Position',[421.875 -351.562 7.8125 7.8125], 'FaceColor',[1 1 1]);
rectangle('Position',[429.688 -351.562 7.8125 7.8125], 'FaceColor',[1 1 1]);
rectangle('Position',[421.875 -359.375 7.8125 7.8125], 'FaceColor',[0 0 0]);
rectangle('Position',[429.688 -359.375 7.8125 7.8125], 'FaceColor',[0 0 0]);
rectangle('Position',[437.5 -351.562 7.8125 7.8125], 'FaceColor',[1 1 1]);
rectangle('Position',[445.312 -351.562 7.8125 7.8125], 'FaceColor',[1 1 1]);
rectangle('Position',[437.5 -359.375 7.8125 7.8125], 'FaceColor',[0 0 0]);
rectangle('Position',[445.312 -359.375 7.8125 7.8125], 'FaceColor',[0 0 0]);
rectangle('Position',[453.125 -351.562 7.8125 7.8125], 'FaceColor',[1 1 1]);
rectangle('Position',[460.938 -351.562 7.8125 7.8125], 'FaceColor',[1 1 1]);
rectangle('Position',[453.125 -359.375 7.8125 7.8125], 'FaceColor',[0 0 0]);
rectangle('Position',[460.938 -359.375 7.8125 7.8125], 'FaceColor',[0 0 0]);
rectangle('Position',[468.75 -351.562 7.8125 7.8125], 'FaceColor',[1 1 1]);
rectangle('Position',[476.562 -351.562 7.8125 7.8125], 'FaceColor',[1 1 1]);
rectangle('Position',[468.75 -359.375 7.8125 7.8125], 'FaceColor',[0 0 0]);
rectangle('Position',[476.562 -359.375 7.8125 7.8125], 'FaceColor',[0 0 0]);
rectangle('Position',[265.625 -382.812 7.8125 7.8125], 'FaceColor',[1 1 1]);
rectangle('Position',[273.438 -382.812 7.8125 7.8125], 'FaceColor',[0 0 0]);
rectangle('Position',[265.625 -390.625 7.8125 7.8125], 'FaceColor',[1 1 1]);
rectangle('Position',[273.438 -390.625 7.8125 7.8125], 'FaceColor',[0 0 0]);
rectangle('Position',[265.625 -398.438 7.8125 7.8125], 'FaceColor',[1 1 1]);
rectangle('Position',[273.438 -398.438 7.8125 7.8125], 'FaceColor',[0 0 0]);
rectangle('Position',[265.625 -406.25 7.8125 7.8125], 'FaceColor',[1 1 1]);
rectangle('Position',[273.438 -406.25 7.8125 7.8125], 'FaceColor',[0 0 0]);
rectangle('Position',[265.625 -414.062 7.8125 7.8125], 'FaceColor',[1 1 1]);
rectangle('Position',[273.438 -414.062 7.8125 7.8125], 'FaceColor',[0 0 0]);
rectangle('Position',[265.625 -421.875 7.8125 7.8125], 'FaceColor',[1 1 1]);
rectangle('Position',[273.438 -421.875 7.8125 7.8125], 'FaceColor',[0 0 0]);
rectangle('Position',[265.625 -429.688 7.8125 7.8125], 'FaceColor',[1 1 1]);
rectangle('Position',[273.438 -429.688 7.8125 7.8125], 'FaceColor',[0 0 0]);
rectangle('Position',[265.625 -437.5 7.8125 7.8125], 'FaceColor',[1 1 1]);
rectangle('Position',[273.438 -437.5 7.8125 7.8125], 'FaceColor',[0 0 0]);
rectangle('Position',[265.625 -445.312 7.8125 7.8125], 'FaceColor',[1 1 1]);
rectangle('Position',[273.438 -445.312 7.8125 7.8125], 'FaceColor',[0 0 0]);
rectangle('Position',[265.625 -453.125 7.8125 7.8125], 'FaceColor',[1 1 1]);
rectangle('Position',[273.438 -453.125 7.8125 7.8125], 'FaceColor',[0 0 0]);
rectangle('Position',[265.625 -460.938 7.8125 7.8125], 'FaceColor',[1 1 1]);
rectangle('Position',[273.438 -460.938 7.8125 7.8125], 'FaceColor',[0 0 0]);
rectangle('Position',[265.625 -468.75 7.8125 7.8125], 'FaceColor',[1 1 1]);
rectangle('Position',[273.438 -468.75 7.8125 7.8125], 'FaceColor',[0 0 0]);
rectangle('Position',[265.625 -476.562 7.8125 7.8125], 'FaceColor',[1 1 1]);
rectangle('Position',[273.438 -476.562 7.8125 7.8125], 'FaceColor',[0 0 0]);
rectangle('Position',[265.625 -484.375 7.8125 7.8125], 'FaceColor',[1 1 1]);
rectangle('Position',[273.438 -484.375 7.8125 7.8125], 'FaceColor',[0 0 0]);
X=[466,456.25,443.75,437.5,375,343.75,343.75,337.5,328.125,312.5,296.875,281.25,265.625,250,234.375,218.75,187.5,156.25,125,62.5,62.5,62.5,33,33];
Y=[-33,-62.5,-93.75,-125,-187.5,-218.75,-234.375,-250,-265.625,-265.625,-265.625,-265.625,-265.625,-265.625,-265.625,-265.625,-250,-218.75,-187.5,-125,-93.75,-62.5,-33,-33];
hold on;
plot(X,Y,'r');
plot(X,Y,'bo');
legend('705.163','Location','southoutside');
